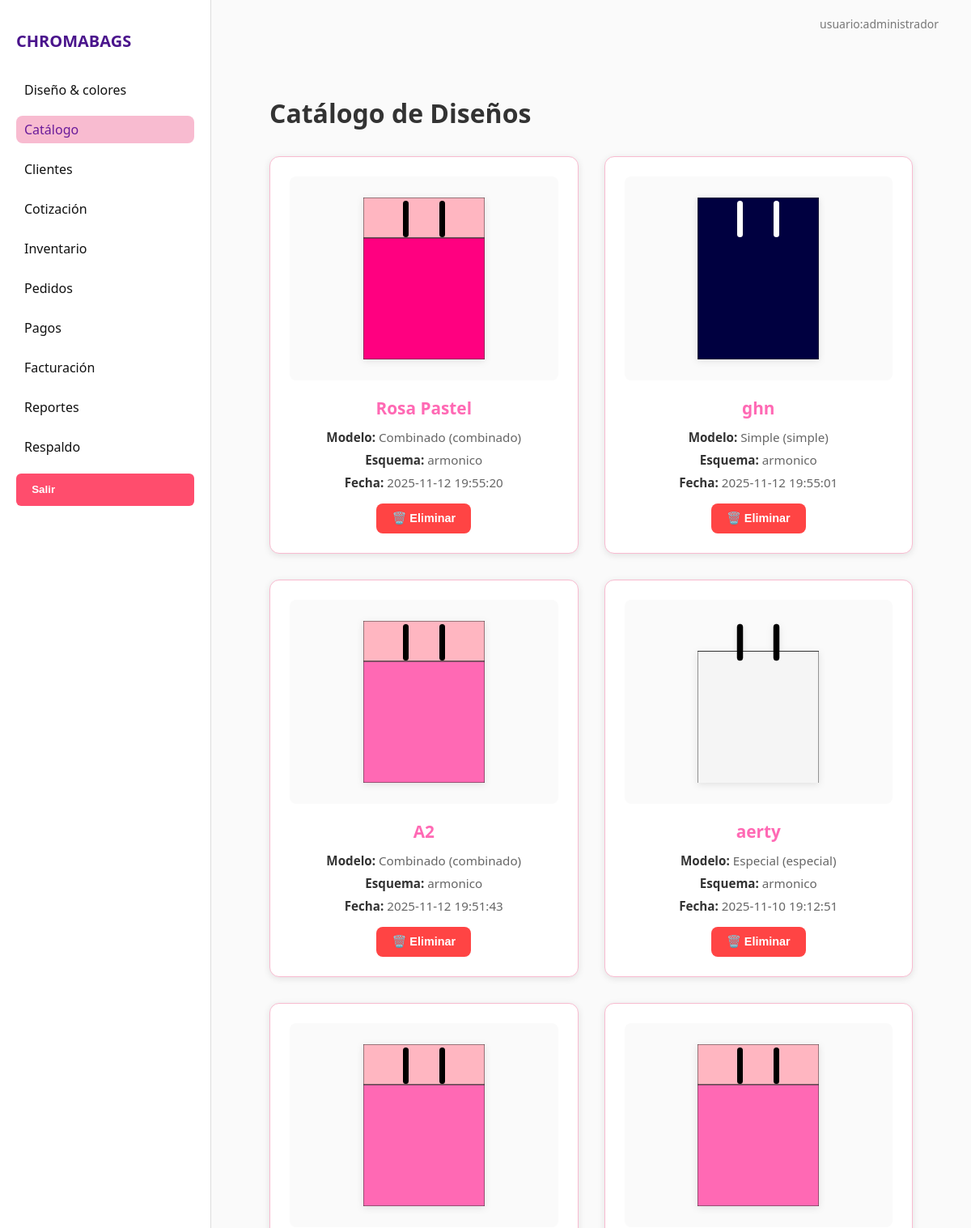
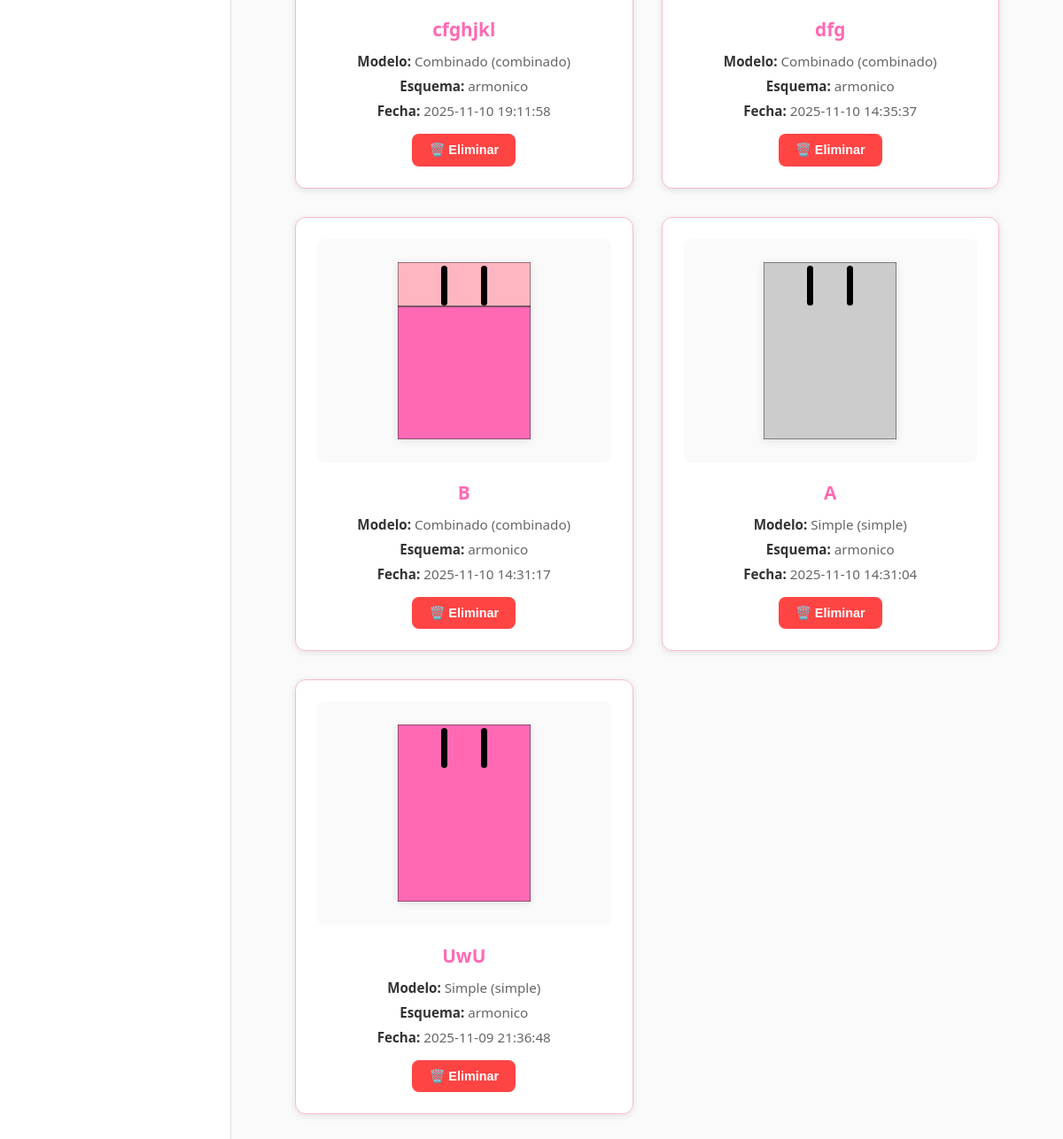
The page /catalogo on the database as committed earlier (2 pictures, top to bottom).
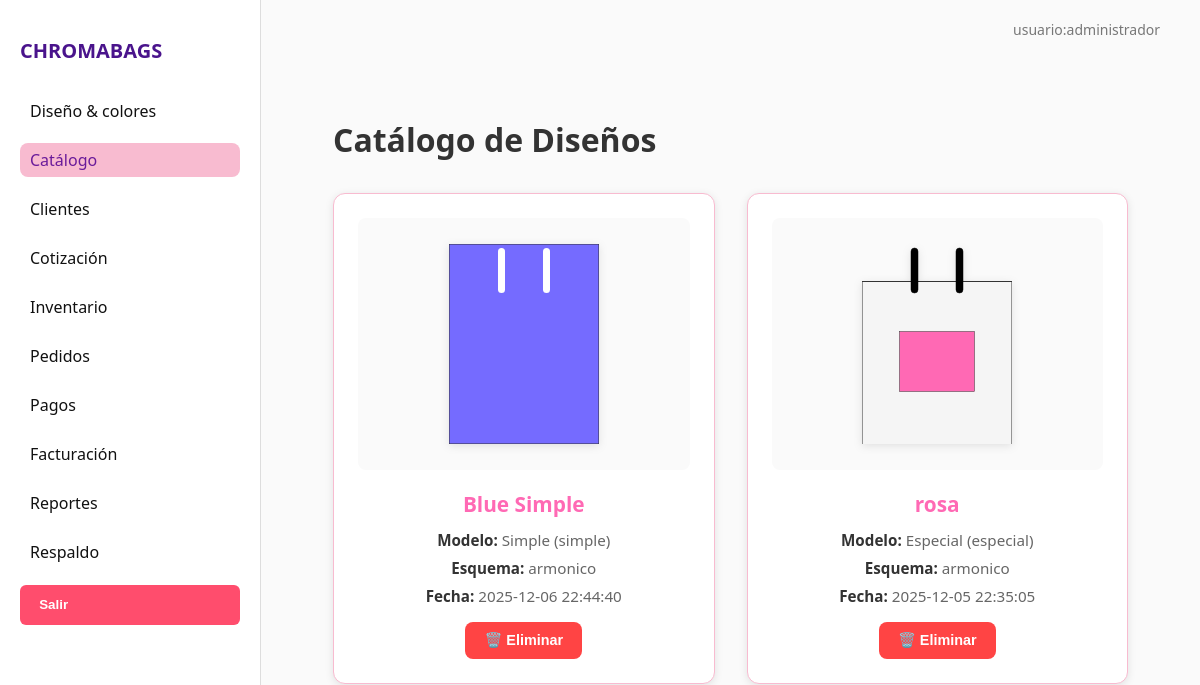
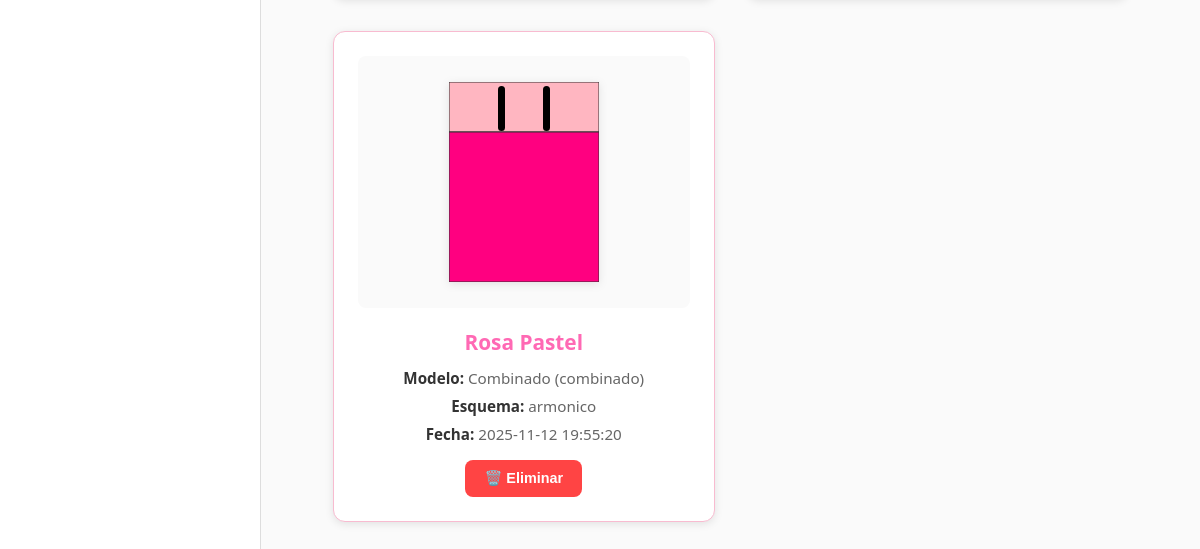
The same page on the database as committed later (2 pictures, top to bottom).
### tables this page shows
CREATE TABLE combinaciones (
    id_combinacion INTEGER PRIMARY KEY AUTOINCREMENT,
    id_modelo INTEGER,
    esquema TEXT DEFAULT 'armonico',
    id_color_principal INTEGER,
    id_color_secundario INTEGER,
    id_color_hilo INTEGER,
    id_color_asa INTEGER,
    nombre_guardado TEXT,
    fecha_creacion TEXT DEFAULT (datetime('now')), diseno_json TEXT,
    FOREIGN KEY (id_modelo) REFERENCES modelos_bolsas(id_modelo),
    FOREIGN KEY (id_color_principal) REFERENCES colores(id_color),
    FOREIGN KEY (id_color_secundario) REFERENCES colores(id_color),
    FOREIGN KEY (id_color_hilo) REFERENCES colores(id_color),
    FOREIGN KEY (id_color_asa) REFERENCES colores(id_color)
);

CREATE TABLE modelos_bolsas (
    id_modelo INTEGER PRIMARY KEY AUTOINCREMENT,
    nombre_modelo TEXT NOT NULL,
    tipo TEXT NOT NULL DEFAULT 'estandar',
    descripcion TEXT,
    ancho REAL DEFAULT 30.00,
    alto REAL DEFAULT 40.00
);

### app.py (the view)
@app.route('/catalogo')
def catalogo():
    conn = get_connection()
    combinaciones = []
    if conn:
        cur = conn.cursor()
        cur.execute("""
            SELECT
                c.id_combinacion,
                c.nombre_guardado,
                c.esquema,
                c.fecha_creacion,
                mb.nombre_modelo,
                mb.tipo,
                cp.codigo_hex AS hex_principal,
                ca.codigo_hex AS hex_asa,
                cs.codigo_hex AS hex_secundario,
                c.diseno_json
            FROM combinaciones c
            JOIN modelos_bolsas mb ON c.id_modelo = mb.id_modelo
            LEFT JOIN colores cp ON c.id_color_principal = cp.id_color
            LEFT JOIN colores ca ON c.id_color_asa = ca.id_color
            LEFT JOIN colores cs ON c.id_color_secundario = cs.id_color
            ORDER BY c.fecha_creacion DESC;
        """)
        combinaciones = cur.fetchall()
        cur.close()
        conn.close()
    return render_template('catalogo.html', combinaciones=combinaciones)

### db_connection.py (called while the page is built)
def get_connection():
    try:
        db_path = os.path.join('database', 'ChromaBags.db')
        conn = sqlite3.connect(db_path)
        conn.row_factory = sqlite3.Row  # Para acceder a las columnas por nombre
        return conn
    except sqlite3.Error as e:
        print(f"Error al conectar con la base de datos: {e}")
        return None

### templates/catalogo.html (shortened to what this page needs)
{% extends "base.html" %}
{% block content %}
<div class="panel-general">
    <h1>Catálogo de Diseños</h1>
    <div class="grid-catalogo">
        {% for c in combinaciones %}
        <div class="tarjeta">
            <div class="preview-producto">
                <svg class="bolsa-miniatura" width="150" height="200" viewBox="0 0 300 400">
                    {% if c[5] == 'simple' %}
                        <rect x="0" y="0" width="300" height="400" fill="{{ c[6] or '#CCCCCC' }}" stroke="#333" stroke-width="2"/>
                        <rect x="98" y="8" width="14" height="90" rx="7" ry="7" fill="{{ c[7] or '#000000' }}"/>
                        <rect x="188" y="8" width="14" height="90" rx="7" ry="7" fill="{{ c[7] or '#000000' }}"/>
                    {% elif c[5] == 'combinado' %}
                        <rect x="0" y="0" width="300" height="100" fill="{{ c[8] or '#FFB6C1' }}" stroke="#333" stroke-width="2"/>
                        <rect x="0" y="100" width="300" height="300" fill="{{ c[6] or '#FF69B4' }}" stroke="#333" stroke-width="2"/>
                        <rect x="98" y="8" width="14" height="90" rx="7" ry="7" fill="{{ c[7] or '#000000' }}"/>
                        <rect x="188" y="8" width="14" height="90" rx="7" ry="7" fill="{{ c[7] or '#000000' }}"/>
                    {% else %}
                        <rect x="0" y="75" width="300" height="400" fill="#F5F5F5" stroke="#333" stroke-width="2"/>
                        <rect x="98" y="8" width="14" height="90" rx="7" ry="7" fill="#000000" stroke="#000000" stroke-width="1"/>
                        <rect x="188" y="8" width="14" height="90" rx="7" ry="7" fill="#000000" stroke="#000000" stroke-width="1"/>
                        {% if c[9] %}
                            <g class="elementos-especiales" data-elementos="{{ c[9] }}"></g>
                        {% endif %}
                    {% endif %}
                </svg>
            </div>
            <div class="info">
                <h3>{{ c[1] }}</h3>
                <p><strong>Modelo:</strong> {{ c[4] }} ({{ c[5] }})</p>
                <p><strong>Esquema:</strong> {{ c[2] }}</p>
                <p><strong>Fecha:</strong> {{ c[3] }}</p>
            </div>
            <div class="acciones-catalogo">
                <button class="btn-eliminar-catalogo" onclick="confirmarEliminar({{ c[0] }}, '{{ c[1] }}')" title="Eliminar diseño">
                    🗑️ Eliminar
                </button>
            </div>
        </div>
        {% endfor %}
    </div>
</div>
{% endblock %}

### templates/base.html (shortened to what this page needs)
<!DOCTYPE html>
<html lang="es">
<head>
    <link rel="stylesheet" href="{{ url_for('static', filename='css/style.css') }}">
</head>
<body>
    <div class="layout">
        <aside class="sidebar">
            <h2 class="logo">CHROMABAGS</h2>
            <nav>
                <ul>
                    <li><a href="{{ url_for('diseno_color') }}" class="{% if request.path == '/diseno_color' %}activo{% endif %}">Diseño & colores</a></li>
                    <li><a href="{{ url_for('catalogo') }}" class="{% if request.path == '/catalogo' %}activo{% endif %}">Catálogo</a></li>
                    <li><a href="{{ url_for('clientes') }}" class="{% if request.path == '/clientes' %}activo{% endif %}">Clientes</a></li>
                    <li><a href="{{ url_for('cotizacion') }}" class="{% if request.path == '/cotizacion' %}activo{% endif %}">Cotización</a></li>
                    <li><a href="{{ url_for('inventario') }}" class="{% if request.path == '/inventario' %}activo{% endif %}">Inventario</a></li>
                    <li><a href="{{ url_for('pedidos') }}" class="{% if request.path == '/pedidos' %}activo{% endif %}">Pedidos</a></li>
                    <li><a href="{{ url_for('pagos') }}" class="{% if request.path == '/pagos' %}activo{% endif %}">Pagos</a></li>
                    <li><a href="{{ url_for('facturacion') }}" class="{% if request.path == '/facturacion' %}activo{% endif %}">Facturación</a></li>
                    <li><a href="{{ url_for('reportes') }}" class="{% if request.path == '/reportes' %}activo{% endif %}">Reportes</a></li>
                    <li><a href="{{ url_for('respaldo') }}" class="{% if request.path == '/respaldo' %}activo{% endif %}">Respaldo</a></li>
                </ul>
            </nav>
            <button onclick="cerrarApp()" class="btn-salir">Salir</button>
        </aside>
        <main class="contenido">
            <header class="encabezado">
                <span>usuario:administrador</span>
            </header>
            <section class="main-section">
                {% block content %}{% endblock %}
            </section>
        </main>
    </div>
</body>
</html>

### static/css/style.css (style rules this page uses)
body { margin: 0; font-family: 'Segoe UI', sans-serif; background-color: #fefefe; }
.layout { display: flex; height: 100vh; }
.sidebar { background-color: #fff; border-right: 1px solid #ddd; width: 220px; padding: 20px; }
.logo { color: #4a148c; font-size: 20px; margin-bottom: 30px; }
.sidebar ul { list-style: none; padding: 0; }
.sidebar ul li { margin: 15px 0; }
.sidebar ul li a { text-decoration: none; color: #111; font-weight: 500; padding: 6px 10px; display: block; border-radius: 8px; transition: all 0.3s; }
.sidebar ul li a:hover, .sidebar ul li a.activo { background-color: #f8bbd0; color: #6a1b9a; }
.contenido { flex: 1; padding: 20px 40px; background-color: #fafafa; overflow-y: auto; }
.encabezado { text-align: right; font-size: 14px; color: #777; margin-bottom: 20px; }
.panel-general h1 { color: #4a148c; margin-bottom: 20px; }
.grid-catalogo { display: grid; grid-template-columns: repeat(auto-fill, minmax(230px, 1fr)); gap: 20px; }
.tarjeta { background: #fff; border: 1px solid #f8bbd0; border-radius: 15px; padding: 15px; text-align: center; transition: 0.3s; }
.tarjeta h3 { color: #6a1b9a; }
.tarjeta p { font-size: 14px; color: #444; }

### templates/base.html (style rules this page uses)
.btn-salir { display: block; width: 100%; text-align: left; padding: 0.8rem 1.2rem; margin-top: 1rem; color: white; background: #ff4d6d; border-radius: 6px; cursor: pointer; font-weight: bold; border: none; }

### templates/catalogo.html (style rules this page uses)
.panel-general { padding: 2rem; }
.panel-general h1 { color: #333; margin-bottom: 2rem; font-size: 2rem; }
.grid-catalogo { display: grid; grid-template-columns: repeat(auto-fill, minmax(280px, 1fr)); gap: 2rem; }
.tarjeta { background: white; border-radius: 12px; box-shadow: 0 2px 8px rgba(0,0,0,0.1); padding: 1.5rem; transition: transform 0.3s, box-shadow 0.3s; }
.preview-producto { background: #fafafa; border-radius: 8px; padding: 1rem; margin-bottom: 1rem; display: flex; justify-content: center; align-items: center; min-height: 220px; }
.bolsa-miniatura { max-width: 100%; height: auto; filter: drop-shadow(0 2px 4px rgba(0,0,0,0.1)); }
.info { margin-bottom: 1rem; }
.info h3 { color: #FF69B4; margin-bottom: 0.75rem; font-size: 1.3rem; }
.info p { margin: 0.5rem 0; color: #666; font-size: 0.95rem; }
.info p strong { color: #333; }
.acciones-catalogo { margin-top: 1rem; display: flex; justify-content: center; gap: 0.5rem; }
.btn-eliminar-catalogo { background: #ff4444; color: white; border: none; padding: 0.6rem 1.2rem; border-radius: 8px; cursor: pointer; font-size: 0.9rem; font-weight: 600; transition: all 0.3s; display: flex; align-items: center; gap: 0.3rem; }

Rows that differ between the two databases and show on the page:
removed combinaciones: nombre_guardado "ghn", nombre_modelo "Simple", tipo "simple", esquema "armonico", fecha_creacion "2025-11-12 19:55:01"
removed combinaciones: nombre_guardado "A2", nombre_modelo "Combinado", tipo "combinado", esquema "armonico", fecha_creacion "2025-11-12 19:51:43"
removed combinaciones: nombre_guardado "aerty", nombre_modelo "Especial", tipo "especial", esquema "armonico", fecha_creacion "2025-11-10 19:12:51"
removed combinaciones: nombre_guardado "cfghjkl", nombre_modelo "Combinado", tipo "combinado", esquema "armonico", fecha_creacion "2025-11-10 19:11:58"
removed combinaciones: nombre_guardado "dfg", nombre_modelo "Combinado", tipo "combinado", esquema "armonico", fecha_creacion "2025-11-10 14:35:37"
removed combinaciones: nombre_guardado "B", nombre_modelo "Combinado", tipo "combinado", esquema "armonico", fecha_creacion "2025-11-10 14:31:17"
removed combinaciones: nombre_guardado "A", nombre_modelo "Simple", tipo "simple", esquema "armonico", fecha_creacion "2025-11-10 14:31:04"
removed combinaciones: nombre_guardado "UwU", nombre_modelo "Simple", tipo "simple", esquema "armonico", fecha_creacion "2025-11-09 21:36:48"
added combinaciones: nombre_guardado "Blue Simple", nombre_modelo "Simple", tipo "simple", esquema "armonico", fecha_creacion "2025-12-06 22:44:40"
added combinaciones: nombre_guardado "rosa", nombre_modelo "Especial", tipo "especial", esquema "armonico", fecha_creacion "2025-12-05 22:35:05"
